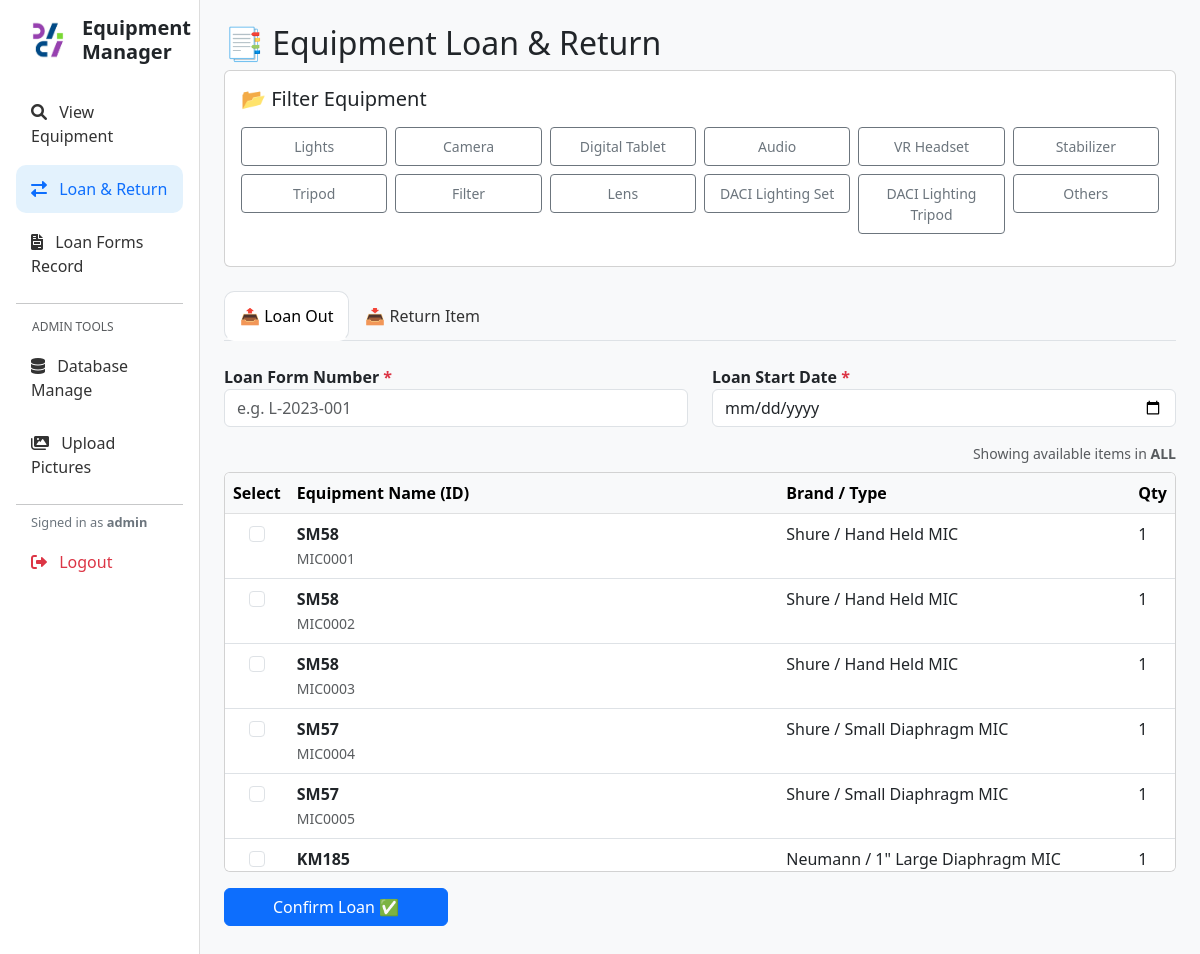
The app's page /loan_return (signed in) with its own data.
### tables this page shows
CREATE TABLE "Equipment_List" (
"Category" TEXT,
  "Equipment_ID" TEXT,
  "Type" TEXT,
  "Brand" TEXT,
  "Name" TEXT,
  "Remarks" TEXT,
  "Qty" INTEGER,
  "item_created" TEXT
);

### app.py (the view, shortened to what this page needs)
@app.route('/loan_return', methods=['GET', 'POST'])
def loan_return():
    if 'user' not in session:
        flash('Please login to access Loan & Return features.', 'warning')
        return redirect(url_for('dashboard'))
    conn = get_db()
    cat_filter = request.args.get('category', 'ALL')
    brand_filter = request.args.get('brand', 'ALL')
    brands = fetch_brands(cat_filter)
    available_data = fetch_equipment_data(availability='Yes', category_filter=cat_filter, brand_filter=brand_filter).to_dict(orient='records')
    loaned_data = fetch_equipment_data(availability='No', category_filter=cat_filter, brand_filter=brand_filter).to_dict(orient='records')
    return render_template('loan_return.html', avail=available_data, loaned=loaned_data, curr_cat=cat_filter, curr_brand=brand_filter, brands=brands)

### app.py (called while the page is built)
def get_db():
    db = getattr(g, '_database', None)
    if db is None:
        db = g._database = sqlite3.connect(DATABASE)
        db.row_factory = sqlite3.Row
    return db

@app.teardown_appcontext
def close_connection(exception):
    db = getattr(g, '_database', None)
    if db is not None:
        db.close()

@app.context_processor
def utility_processor():
    def get_icon_path(prefix, name):
        filename = f"{prefix}_{name}.png"
        filepath = os.path.join(app.config['UPLOAD_FOLDER'], filename)
        if os.path.exists(filepath):
            return url_for('static', filename=f'icons/{filename}')
        return None
    return dict(get_icon_path=get_icon_path)

### templates/loan_return.html (shortened to what this page needs)
{% extends "base.html" %}
{% block content %}
<h2>📑 Equipment Loan & Return</h2>
<div class="card p-3 mb-4">
    <div class="d-flex justify-content-between align-items-center mb-2">
        <h5>📂 Filter Equipment</h5>
    </div>
    <div class="row g-2 mb-3">
        {% for cat in ['Lights', 'Camera', 'Digital Tablet', 'Audio', 'VR Headset', 'Stabilizer', 'Tripod', 'Filter', 'Lens', 'DACI Lighting Set', 'DACI Lighting Tripod', 'Others'] %}
        <div class="col-4 col-md-2">
            <a href="{{ url_for('loan_return', category=cat) }}"
               class="btn btn-sm w-100 py-2 d-flex flex-column align-items-center justify-content-center {% if curr_cat == cat %}btn-primary{% else %}btn-outline-secondary{% endif %}">
                {{ cat }}
            </a>
        </div>
        {% endfor %}
    </div>
</div>
<ul class="nav nav-tabs mb-4" id="myTab" role="tablist">
    <li class="nav-item">
        <button class="nav-link active" id="loan-tab" data-bs-toggle="tab" data-bs-target="#loan" type="button">📤 Loan Out</button>
    </li>
    <li class="nav-item">
        <button class="nav-link" id="return-tab" data-bs-toggle="tab" data-bs-target="#return" type="button">📥 Return Item</button>
    </li>
</ul>
<div class="tab-content" id="myTabContent">
    <div class="tab-pane fade show active" id="loan" role="tabpanel">
        <form method="POST" action="{{ url_for('loan_return', category=curr_cat, brand=curr_brand) }}">
            <div class="row mb-3">
                <div class="col-md-6">
                    <label class="fw-bold">Loan Form Number <span class="text-danger">*</span></label>
                    <input type="text" name="loan_form_number" class="form-control" placeholder="e.g. L-2023-001" required>
                </div>
                <div class="col-md-6">
                    <label class="fw-bold">Loan Start Date <span class="text-danger">*</span></label>
                    <input type="date" name="loan_date" class="form-control" value="{{ date_today }}" required>
                </div>
            </div>
            <div class="text-end text-muted small mb-2">
                Showing available items in <b>{{ curr_cat }}</b> {% if curr_brand != 'ALL' %}/ <b>{{ curr_brand }}</b>{% endif %}
            </div>
            <div class="card p-0 mb-3" style="max-height: 400px; overflow-y: auto;">
                <table class="table table-hover mb-0">
                    <thead class="table-light sticky-top">
                        <tr>
                            <th width="50">Select</th>
                            <th>Equipment Name (ID)</th>
                            <th>Brand / Type</th>
                            <th>Qty</th>
                        </tr>
                    </thead>
                    <tbody>
                        {% for item in avail %}
                        <tr>
                            <td class="text-center">
                                <input class="form-check-input" type="checkbox" name="equipment_ids" value="{{ item['ID'] }}">
                            </td>
                            <td><strong>{{ item['Name'] }}</strong> <br><small class="text-muted">{{ item['ID'] }}</small></td>
                            <td>{{ item['Brand'] }} / {{ item['Type'] }}</td>
                            <td>{{ item['Qty'] }}</td>
                        </tr>
                        {% else %}
                        <tr><td colspan="4" class="text-center py-4 text-muted">No items found matching criteria.</td></tr>
                        {% endfor %}
                    </tbody>
                </table>
            </div>
            <button type="submit" class="btn btn-primary px-5">Confirm Loan ✅</button>
        </form>
    </div>
</div>
{% endblock %}

### templates/base.html (style rules this page uses)
body { background-color: #f8f9fa; }
.nav-link { color: #333; font-weight: 500; padding: 12px 15px; margin-bottom: 5px; transition: all 0.2s; }
.nav-link.active { background-color: #e3f2fd; color: #0d6efd; border-radius: 10px; }

### records on screen
Equipment_List: Name "SM58", ID "MIC0001", Brand "Shure", Type "Hand Held MIC", Qty "1"
Equipment_List: Name "SM58", ID "MIC0002", Brand "Shure", Type "Hand Held MIC", Qty "1"
Equipment_List: Name "SM58", ID "MIC0003", Brand "Shure", Type "Hand Held MIC", Qty "1"
Equipment_List: Name "SM57", ID "MIC0004", Brand "Shure", Type "Small Diaphragm MIC", Qty "1"
Equipment_List: Name "SM57", ID "MIC0005", Brand "Shure", Type "Small Diaphragm MIC", Qty "1"
Equipment_List: Name "KM185", Brand "Neumann", Type "1\" Large Diaphragm MIC", Qty "1"

### other values on screen
{{ session.get('user') }} "admin"
{{ cat }} "Lights" "Camera" "Digital Tablet" "Audio" "VR Headset" "Stabilizer" "Tripod" "Filter" "Lens" "DACI Lighting Set" "DACI Lighting Tripod" "Others"
{{ curr_cat }} "ALL"
